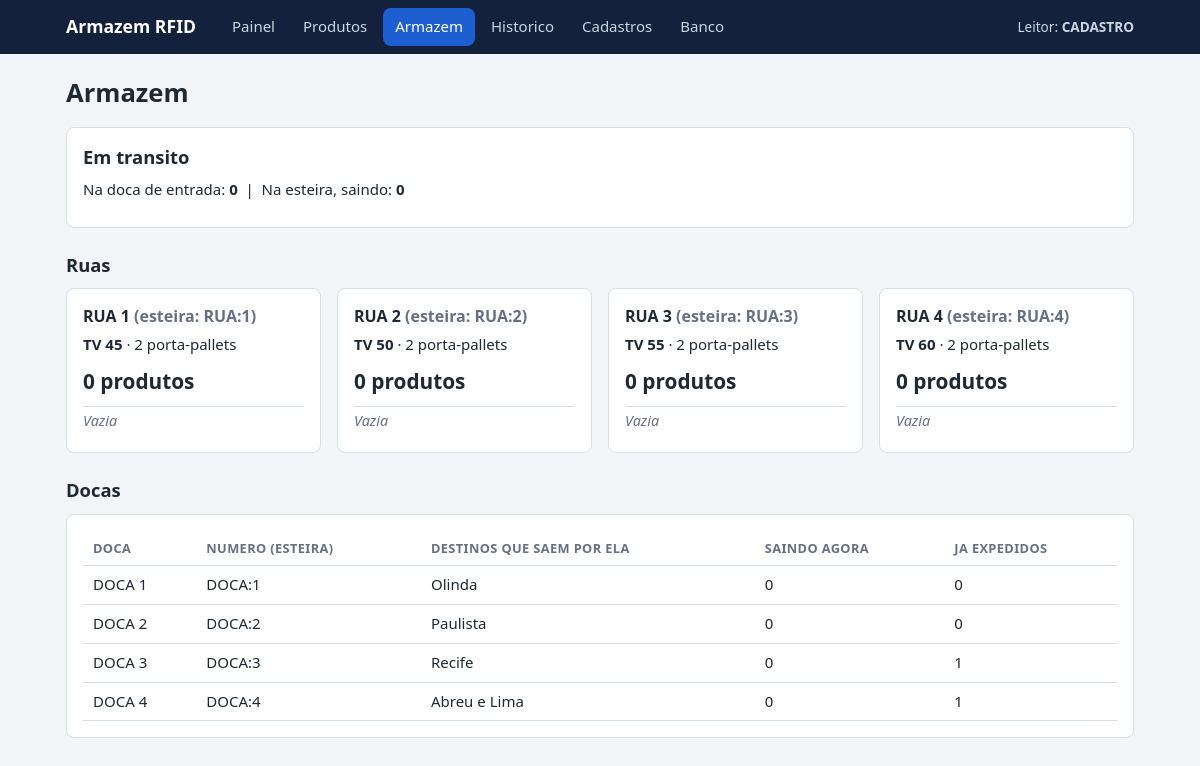
Page /armazem on the committed database.
### tables this page shows
CREATE TABLE config (
    chave TEXT PRIMARY KEY,
    valor TEXT NOT NULL
);

CREATE TABLE ruas (
    id              INTEGER PRIMARY KEY AUTOINCREMENT,
    codigo          TEXT    NOT NULL UNIQUE,      -- 'RUA 1'
    numero          INTEGER NOT NULL UNIQUE,      -- numero que a esteira entende (RUA:1)
    tipo_produto_id INTEGER NOT NULL UNIQUE REFERENCES tipos_produto(id),
    porta_pallets   INTEGER NOT NULL DEFAULT 2
);

CREATE TABLE tipos_produto (
    id        INTEGER PRIMARY KEY AUTOINCREMENT,
    nome      TEXT    NOT NULL UNIQUE,            -- 'TV 50'
    polegadas INTEGER NOT NULL UNIQUE
);

CREATE TABLE docas (
    id     INTEGER PRIMARY KEY AUTOINCREMENT,
    codigo TEXT    NOT NULL UNIQUE,               -- 'DOCA 1'
    numero INTEGER NOT NULL UNIQUE                -- numero que a esteira entende (DOCA:1)
);

### app.py (the view)
@app.get("/armazem")
def armazem():
    ativos = consulta(SQL_PRODUTOS + " WHERE p.status IN ('NA_RUA','DESTINO_DEFINIDO') ORDER BY p.id")
    ruas = []
    for r in consulta("""SELECT r.*, t.nome AS tipo FROM ruas r
                         JOIN tipos_produto t ON t.id = r.tipo_produto_id ORDER BY r.numero"""):
        ruas.append({"rua": r, "produtos": [p for p in ativos if p["rua"] == r["codigo"]]})
    docas = consulta("""SELECT c.*,
        (SELECT group_concat(nome, ', ') FROM destinos WHERE doca_id = c.id) AS destinos,
        (SELECT COUNT(*) FROM produtos p JOIN destinos d ON d.id = p.destino_id
          WHERE d.doca_id = c.id AND p.status = 'NA_ESTEIRA') AS saindo,
        (SELECT COUNT(*) FROM produtos p JOIN destinos d ON d.id = p.destino_id
          WHERE d.doca_id = c.id AND p.status = 'EXPEDIDO') AS expedidos
        FROM docas c ORDER BY c.numero""")
    transito = {r["status"]: r["qtd"] for r in consulta(
        "SELECT status, COUNT(*) AS qtd FROM produtos WHERE status IN ('NA_DOCA','NA_ESTEIRA') GROUP BY status")}
    return render_template("armazem.html", ruas=ruas, docas=docas, transito=transito)

### app.py (called while the page is built)
@app.context_processor
def contexto_comum():
    return {"leitor_atual": banco.sensor_ativo(get_db())}

def consulta(sql, *params):
    return get_db().execute(sql, params).fetchall()

### banco.py (called while the page is built)
def get_db():
    if "db" not in g:
        g.db = sqlite3.connect(DB)
        g.db.row_factory = sqlite3.Row
        g.db.execute("PRAGMA foreign_keys = ON")
    return g.db

def fechar_db(_=None):
    db = g.pop("db", None)
    if db:
        db.close()

def sensor_ativo(db):
    r = db.execute("SELECT valor FROM config WHERE chave='sensor_ativo'").fetchone()
    return r[0] if r else "CADASTRO"

### templates/armazem.html (shortened to what this page needs)
{% extends "base.html" %}
{% set pagina = 'armazem' %}
{% from "_macros.html" import badge %}
{% block conteudo %}
<h1>Armazem</h1>
<div id="visao" data-auto>
  <section class="card">
    <h2>Em transito</h2>
    <p>Na doca de entrada: <b>{{ transito.get('NA_DOCA', 0) }}</b> &nbsp;|&nbsp;
       Na esteira, saindo: <b>{{ transito.get('NA_ESTEIRA', 0) }}</b></p>
  </section>
  <h2>Ruas</h2>
  <div class="grade-ruas">
    {% for item in ruas %}
    <section class="card rua">
      <h3>{{ item.rua.codigo }} <span class="suave">(esteira: RUA:{{ item.rua.numero }})</span></h3>
      <p><b>{{ item.rua.tipo }}</b> &middot; {{ item.rua.porta_pallets }} porta-pallets</p>
      <p class="qtd-rua">{{ item.produtos|length }} produto{{ '' if item.produtos|length == 1 else 's' }}</p>
      <ul class="lista">
        {% for p in item.produtos %}
        <li><span class="mono">{{ p.tag_uid }}</span> {{ badge(p.status) }}{% if p.destino %} &rarr; {{ p.destino }}{% endif %}</li>
        {% else %}<li class="vazio">Vazia</li>{% endfor %}
      </ul>
    </section>
    {% endfor %}
  </div>
  <h2>Docas</h2>
  <section class="card rolagem">
    <table class="tabela">
      <tr><th>Doca</th><th>Numero (esteira)</th><th>Destinos que saem por ela</th><th>Saindo agora</th><th>Ja expedidos</th></tr>
      {% for d in docas %}
      <tr><td>{{ d.codigo }}</td><td>DOCA:{{ d.numero }}</td><td>{{ d.destinos or '-' }}</td><td>{{ d.saindo }}</td><td>{{ d.expedidos }}</td></tr>
      {% endfor %}
    </table>
  </section>
</div>
{% endblock %}

### templates/base.html (shortened to what this page needs)
<!doctype html>
<html lang="pt-br">
<head>
  <link rel="stylesheet" href="{{ url_for('static', filename='estilo.css') }}">
</head>
<body>
<header class="topo">
  <div class="container">
    <a class="logo" href="{{ url_for('painel') }}">Armazem RFID</a>
    <nav class="menu">
      <a href="{{ url_for('painel') }}"          class="{{ 'ativo' if pagina == 'painel' }}">Painel</a>
      <a href="{{ url_for('produtos') }}"        class="{{ 'ativo' if pagina == 'produtos' }}">Produtos</a>
      <a href="{{ url_for('armazem') }}"         class="{{ 'ativo' if pagina == 'armazem' }}">Armazem</a>
      <a href="{{ url_for('eventos') }}"         class="{{ 'ativo' if pagina == 'eventos' }}">Historico</a>
      <a href="{{ url_for('cadastros_inicio') }}" class="{{ 'ativo' if pagina == 'cadastros' }}">Cadastros</a>
      <a href="{{ url_for('ver_banco') }}"       class="{{ 'ativo' if pagina == 'banco' }}">Banco</a>
    </nav>
    <span class="leitor-atual" title="O que o leitor fisico esta fazendo agora">
      Leitor: <b>{{ leitor_atual }}</b>
    </span>
  </div>
</header>
<main class="container">
  {% block conteudo %}{% endblock %}
</main>
</body>
</html>

### static/estilo.css (style rules this page uses)
:root { --cor-fundo: #f3f5f8; --cor-card: #ffffff; --cor-texto: #1f2933; --cor-texto-suave: #667085; --cor-borda: #d8dee6; --cor-principal: #1d5fd1; --cor-principal-hover:#164aa3; --cor-topo: #14213d; --cor-ok: #1b8a4b; --cor-erro: #c0392b; --st-cadastrado: #667085; --st-na_doca: #b7791f; --st-na_rua: #1d5fd1; --st-destino_definido: #7c3aed; --st-na_esteira: #0e7490; --st-expedido: #1b8a4b; --fonte: system-ui, -apple-system, "Segoe UI", Roboto, Arial, sans-serif; --fonte-codigo: ui-monospace, Consolas, "Courier New", monospace; --tamanho-fonte: 15px; --raio: 8px; --espaco: 16px; --largura-max: 1100px; }
* { box-sizing: border-box; }
body { margin: 0; font-family: var(--fonte); font-size: var(--tamanho-fonte); color: var(--cor-texto); background: var(--cor-fundo); line-height: 1.45; }
h1 { font-size: 1.6rem; margin: 0 0 var(--espaco); }
h2 { font-size: 1.15rem; margin: 0 0 8px; }
h3 { font-size: 1rem; margin: 0 0 6px; }
p { margin: 0 0 10px; }
a { color: var(--cor-principal); }
.container { max-width: var(--largura-max); margin: 0 auto; padding: 0 var(--espaco); }
main.container { padding-top: 20px; padding-bottom: 40px; }
.suave { color: var(--cor-texto-suave); }
#visao > h2 { margin: 24px 0 10px; }
.vazio { color: var(--cor-texto-suave); font-style: italic; }
.topo { background: var(--cor-topo); color: #fff; }
.topo .container { display: flex; align-items: center; gap: 24px; flex-wrap: wrap; min-height: 54px; }
.logo { color: #fff; font-weight: 700; font-size: 1.1rem; text-decoration: none; }
.menu { display: flex; gap: 4px; flex-wrap: wrap; flex: 1; }
.menu a { color: #cbd5e1; text-decoration: none; padding: 8px 12px; border-radius: var(--raio); }
.menu a.ativo { background: var(--cor-principal); color: #fff; }
.leitor-atual { font-size: .85rem; color: #cbd5e1; }
.card { background: var(--cor-card); border: 1px solid var(--cor-borda); border-radius: var(--raio); padding: var(--espaco); margin-bottom: var(--espaco); }
.grade-ruas { display: grid; grid-template-columns: repeat(auto-fit, minmax(240px, 1fr)); gap: var(--espaco); }
.grade .card, .grade-ruas .card { margin-bottom: 0; }
.qtd-rua { font-size: 1.3rem; font-weight: 700; }
.lista { list-style: none; padding: 0; margin: 0; }
.lista li { padding: 4px 0; border-top: 1px solid var(--cor-borda); font-size: .9rem; }
.rolagem { overflow-x: auto; }
.tabela { width: 100%; border-collapse: collapse; background: var(--cor-card); }
.tabela th, .tabela td { text-align: left; padding: 8px 10px; border-bottom: 1px solid var(--cor-borda); vertical-align: middle; }
.tabela th { font-size: .8rem; text-transform: uppercase; letter-spacing: .03em; color: var(--cor-texto-suave); }

### rows in the picture
config: valor "CADASTRO"
ruas: rua.codigo "RUA 1", rua.numero "1", rua.porta_pallets "2"
tipos_produto: rua.tipo "TV 45"
ruas: rua.codigo "RUA 2", rua.numero "2", rua.porta_pallets "2"
tipos_produto: rua.tipo "TV 50"
ruas: rua.codigo "RUA 3", rua.numero "3", rua.porta_pallets "2"
tipos_produto: rua.tipo "TV 55"
ruas: rua.codigo "RUA 4", rua.numero "4", rua.porta_pallets "2"
tipos_produto: rua.tipo "TV 60"
docas: codigo "DOCA 1", numero "1", destinos "Olinda", saindo "0", expedidos "0"
docas: codigo "DOCA 2", numero "2", destinos "Paulista", saindo "0", expedidos "0"
docas: codigo "DOCA 3", numero "3", destinos "Recife", saindo "0", expedidos "1"
docas: codigo "DOCA 4", numero "4", destinos "Abreu e Lima", saindo "0", expedidos "1"

### other values in the picture
{{ transito.get('NA_DOCA', 0) }} "0"
{{ transito.get('NA_ESTEIRA', 0) }} "0"
{{ item.produtos|length }} "0" "0" "0" "0"
{{ '' if item.produtos|length == 1 else 's' }} "s" "s" "s" "s"
